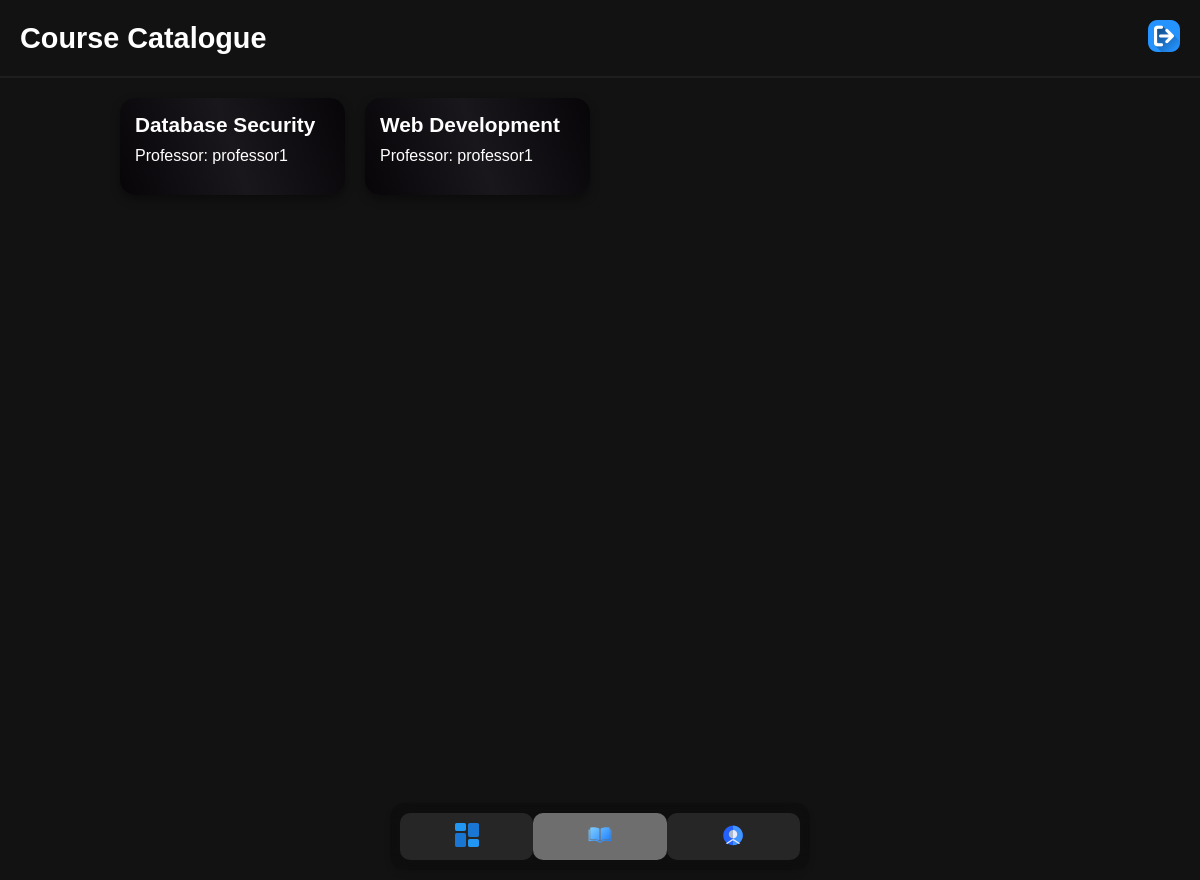
The app's page /course_catalogue.php (signed in), older data.
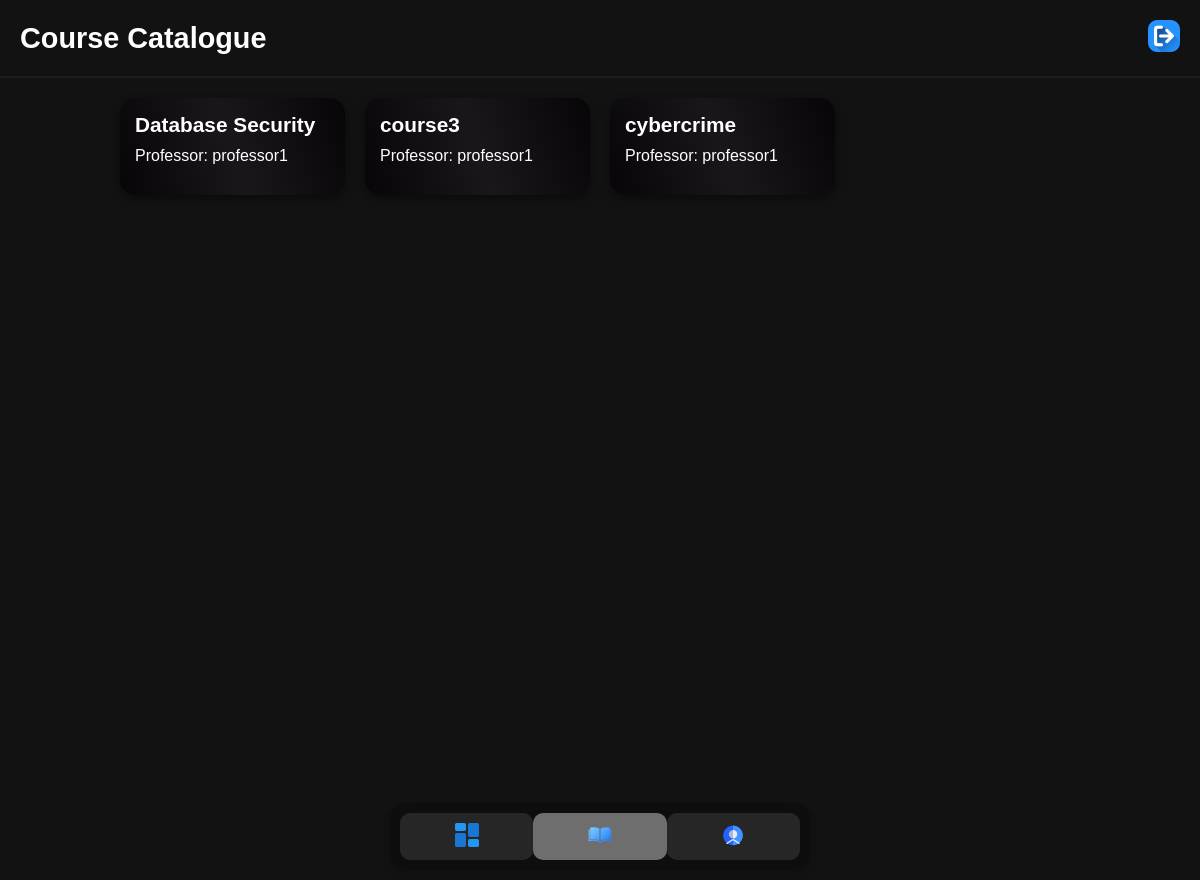
The same page, newer data.
### tables this page shows
CREATE TABLE `Course` (
  `id` int NOT NULL,
  `name` varchar(100) NOT NULL,
  `professor_id` int DEFAULT NULL,
  `status` enum('active','archived') DEFAULT 'active',
  `description` text
);

CREATE TABLE `User` (
  `id` int NOT NULL,
  `username` varchar(50) NOT NULL,
  `password_hash` varchar(255) NOT NULL,
  `email` varchar(100) DEFAULT NULL,
  `role` enum('student','professor','secretary','admin','blocked') NOT NULL
);

### course_catalogue.php (the view, shortened to what this page needs)
<?php
include 'db_connect.php';
$query = $pdo->prepare("
    SELECT Course.id, Course.name, User.username AS professor_name
    FROM Course
    JOIN User ON Course.professor_id = User.id
    WHERE Course.status = 'active'
");
$query->execute();
$courses = $query->fetchAll(PDO::FETCH_ASSOC);
?>
<!DOCTYPE html>
<html lang="en">
<head>
    <link rel="stylesheet" href="css/main.css">
    <link rel="stylesheet" href="css/course_catalogue.css">
</head>
<body>
<header class="header">
    <div class="container">
        <h1 class="header-title">Course Catalogue</h1>
        <nav class="nav-links">
            <a href="logout.php"><img src="img/logout.png" alt="Logout"></a>
        </nav>
    </div>
</header>
<div class="gradient-cards">
    <?php
    if (!empty($courses)) {
        foreach ($courses as $course) {
            echo "<div class='card'>";
            echo "<div class='card-title'>" . htmlspecialchars($course['name']) . "</div>";
            echo "<div class='card-professor'>Professor: " . htmlspecialchars($course['professor_name']) . "</div>";
            echo "</div>";
        }
    } else {
        echo "<p>No active courses available.</p>";
    }
    ?>
</div>
<div class="bottom-nav">
    <a href="<?php echo ($_SESSION['role'] === 'student') ? 'student_dashboard.php' :
                   (($_SESSION['role'] === 'professor') ? 'professor_dashboard.php' :
                   (($_SESSION['role'] === 'secretary') ? 'secretary_dashboard.php' : '#')); ?>">
        <img src="img/dashboard.png" alt="Dashboard" class="nav-icon">
    </a>
    <a href="course_catalogue.php" class="active" >
        <img src="img/book.png" alt="Courses" class="nav-icon">
    </a>
    <a href="myprofile.php" >
        <img src="img/user.png" alt="Profile" class="nav-icon">
    </a>
</div>
</body>
</html>

Row changes from the older to the newer data that the page shows:
removed course: name "Web Development", professor.username "professor1"
added course: name "course3", professor.username "professor1"
added course: name "cybercrime", professor.username "professor1"
